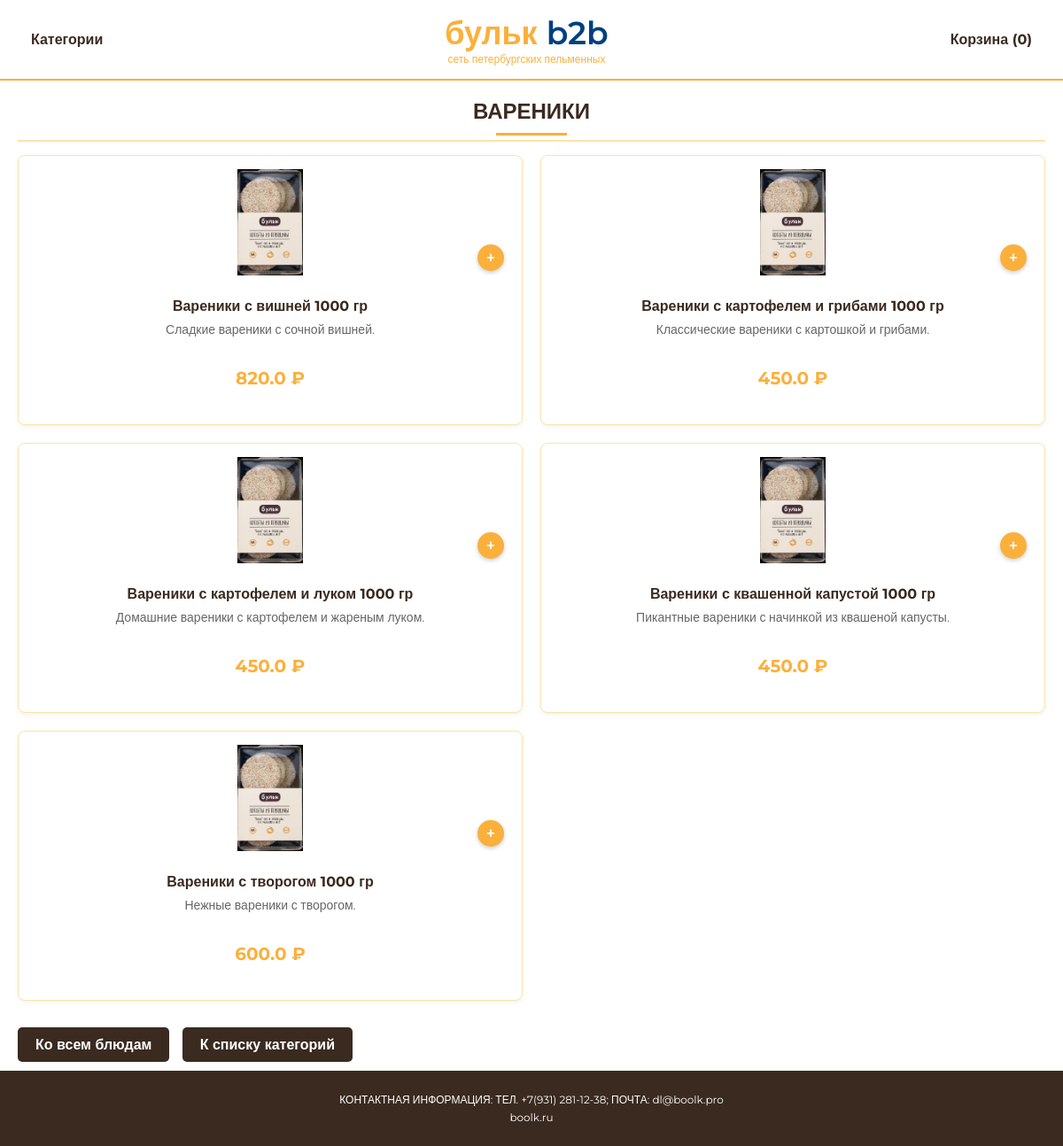
Screenshot of /category/Вареники with the database file from the repository.
### app.py (models this page shows, shortened)
class Category(db.Model):
    id = db.Column(db.Integer, primary_key=True) # Автоинкрементируемый ID
    name = db.Column(db.String(100), unique=True, nullable=False)
    image_url = db.Column(db.String(200), nullable=True) # Путь к изображению категории (относительно static/)

class Product(db.Model):
    __tablename__ = 'products'
    id = db.Column(db.String(20), primary_key=True)
    name = db.Column(db.String(200), nullable=False)
    price = db.Column(db.Float, nullable=False)
    description = db.Column(db.Text, nullable=True)
    detailed_info = db.Column(db.Text, nullable=True)  # Подробная информация о товаре
    proteins = db.Column(db.Float, nullable=True)  # Белки (г)
    fats = db.Column(db.Float, nullable=True)  # Жиры (г)
    carbs = db.Column(db.Float, nullable=True)  # Углеводы (г)
    image_url = db.Column(db.String(200), nullable=True)
    category_id = db.Column(db.Integer, db.ForeignKey('category.id'), nullable=False)
    category = db.relationship('Category', backref=db.backref('products', lazy='dynamic', cascade="all, delete-orphan"))

### app.py (the view)
@app.route('/category/<string:category_name>') # Добавил string: для явного указания типа
def products_in_category(category_name):
    client_id = session.get('client_id')
    cart_items_map = {}
    if client_id:
        active_cart = Order.query.filter_by(client_id=client_id, status=CART_STATUS).first()
        if active_cart:
            cart_items_map = {item.product_id: item.quantity for item in active_cart.items}
    category_object = Category.query.filter_by(name=category_name).first()
    if not category_object:
        flash(f"Категория '{category_name}' не найдена.", "error")
        return redirect(url_for('all_products')) # Или на страницу со списком категорий
    db_products_in_category = Product.query.filter_by(category_id=category_object.id).order_by(Product.name).all()
    processed_items = []
    category_image_url_for_template = default_placeholder_image
    if category_object.image_url:
        category_image_url_for_template = url_for('static', filename=category_object.image_url) # Оборачиваем в url_for
    elif db_products_in_category and db_products_in_category[0].image_url: # Фоллбэк на изображение первого товара
         category_image_url_for_template = url_for('static', filename=db_products_in_category[0].image_url) # Оборачиваем в url_for
    else:
        category_image_url_for_template = url_for('static', filename=default_placeholder_image) # Явный url_for для плейсхолдера
    for product in db_products_in_category:
        item_display_data = {
            'id': product.id,
            'name': product.name,
            'price': product.price,
            'description': product.description,
            'image_url': url_for('static', filename=product.image_url) if product.image_url else url_for('static', filename=default_placeholder_image),
            'quantity_in_cart': cart_items_map.get(product.id, 0)
        }
        processed_items.append(item_display_data)
    return render_template('products_in_category.html',
                           products=processed_items,
                           category_name=category_object.name, # Передаем актуальное имя категории
                           category_image_url=category_image_url_for_template,
                           category=category_object) # Передаем весь объект категории для гибкости

### app.py (called while the page is built)
@app.context_processor
def inject_now():
    return {'now': datetime.utcnow()}

@app.context_processor
def inject_cart_item_count():
    client_id = session.get('client_id')
    item_count = 0
    total_amount = 0
    if client_id:
        active_cart = Order.query.filter_by(client_id=client_id, status=CART_STATUS).first()
        if active_cart:
            item_count = sum(item.quantity for item in active_cart.items)
            total_amount = active_cart.total_amount
    else:
        session_cart = session.get('session_cart', {'items': [], 'total_amount': 0.0})
        item_count = sum(item['quantity'] for item in session_cart['items'])
        total_amount = session_cart['total_amount']
    return dict(cart_item_count=item_count, cart_total_amount=total_amount)

### templates/products_in_category.html (shortened to what this page needs)
{% extends 'base.html' %}
{% block content %}
<h1 id="category-heading" class="page-heading products-in-category-title">{{ category_name }}</h1>
<div id="server-rendered-products">
    <div class="products-grid">
        {% for item in products %}
        <div class="product-card">
            <div class="product-image-and-content-wrapper">
                <div class="product-image">
                    <img src="{{ item.image_url }}" alt="{{ item.name }}" class="product-card-image">
                    <button type="button" class="product-image-cart-button js-add-to-cart" data-product-id="{{ item.id }}" {% if item.quantity_in_cart > 0 %}style="display:none;"{% endif %}>+</button>
                </div>
                <div class="product-card-content">
                    <h3 class="product-name">
                        <a href="{{ url_for('product_detail', product_id=item.id) }}" class="product-name-link">{{ item.name }}</a>
                    </h3>
                    <p class="product-description">{{ item.description }}</p>
                    <p class="product-price">{{ item.price }} ₽</p>
                </div>
            </div>
        </div>
        {% else %}
        <p>В этой категории пока нет товаров.</p>
        {% endfor %}
    </div>
</div>
<a href="{{ url_for('all_products') }}" class="back-to-all-link">Ко всем блюдам</a>
<a href="{{ url_for('categories_list') }}" class="back-to-all-link" style="margin-left: 10px;">К списку категорий</a>
{% endblock %}

### static/style.css (style rules this page uses)
body { margin: 0; font-family: 'Montserrat', sans-serif; background-color: #FFFFFF; color: #333333; display: flex; flex-direction: column; min-height: 100vh; }
.product-image-cart-button { position: absolute; bottom: 5px; right: 5px; width: 30px; height: 30px; border-radius: 50%; background-color: #FBB03B; color: white; display: flex; justify-content: center; align-items: center; cursor: pointer; border: none; font-size: 16px; font-weight: bold; box-shadow: 0 2px 5px rgba(0,0,0,0.2); z-index: 10; transition: transform 0.2s, background-color 0.2s; padding: 0; line-height: 1; }
.product-name-link { color: inherit; text-decoration: none; transition: color 0.2s; }
.page-heading { color: #3A2A1F; font-size: 28px; font-weight: 700; text-align: center; margin-bottom: 30px; text-transform: uppercase; position: relative; padding-bottom: 10px; }
.page-heading::after { content: ''; display: block; width: 80px; height: 3px; background-color: #FBB03B; margin: 10px auto 0; }
.category-section .category-name, .products-in-category-title { color: #3A2A1F; font-size: 24px; font-weight: 700; margin-top: 10px; margin-bottom: 15px; padding-bottom: 5px; border-bottom: 2px solid #FDE3A7; }
.products-grid { display: grid; grid-template-columns: repeat(2, 1fr) !important; gap: 20px; width: 100%; box-sizing: border-box; }
.product-card { background-color: #FFF; border: 1px solid #FDE3A7; border-radius: 8px; padding: 15px; text-align: center; box-shadow: 0 2px 5px rgba(0,0,0,0.05); display: flex; flex-direction: column; justify-content: space-between; box-sizing: border-box; width: 100%; margin: 0; overflow: hidden; }
.product-card .product-image { width: 100%; height: 120px; display: flex; justify-content: center; align-items: center; margin-bottom: 10px; overflow: hidden; position: relative; }
.product-image img { max-width: 100%; max-height: 100%; object-fit: contain; }
.product-card .product-name { font-size: 16px; font-weight: 700; color: #3A2A1F; margin-bottom: 8px; min-height: auto; overflow: visible; display: block; }
.product-card .product-description { font-size: 14px; color: #666; margin-bottom: 10px; overflow: visible; display: block; max-height: none; }
.product-card .product-price { font-size: 20px; font-weight: 700; color: #FBB03B; margin-bottom: 10px; }
.back-to-all-link { display: inline-block; margin-top: 30px; padding: 10px 20px; background-color: #3A2A1F; color: #FFFFFF; text-decoration: none; border-radius: 5px; font-weight: 700; transition: background-color 0.3s; }
.product-card-image { width: 100%; height: 180px; object-fit: cover; border-top-left-radius: 8px; border-top-right-radius: 8px; }
.product-card { overflow: hidden; }
.product-card-content { padding: 15px; display: flex; flex-direction: column; flex-grow: 1; justify-content: space-between; }
.product-card-content .product-name { margin-top: 0; margin-bottom: 0.5em; }
.product-description { font-size: 0.9em; color: #555; margin-top: 0; margin-bottom: 0.75em; flex-grow: 1; min-height: 3em; }
.product-card-content .product-price { margin-top: auto; }

### rows the page displays
Category: name "ВАРЕНИКИ"
Product: name "Вареники с вишней 1000 гр", description "Сладкие вареники с сочной вишней.", price "820.0"
Product: name "Вареники с картофелем и грибами 1000 гр", description "Классические вареники с картошкой и грибами.", price "450.0"
Product: name "Вареники с картофелем и луком 1000 гр", description "Домашние вареники с картофелем и жареным луком.", price "450.0"
Product: name "Вареники с квашенной капустой 1000 гр", description "Пикантные вареники с начинкой из квашеной капусты.", price "450.0"
Product: name "Вареники с творогом 1000 гр", description "Нежные вареники с творогом.", price "600.0"
